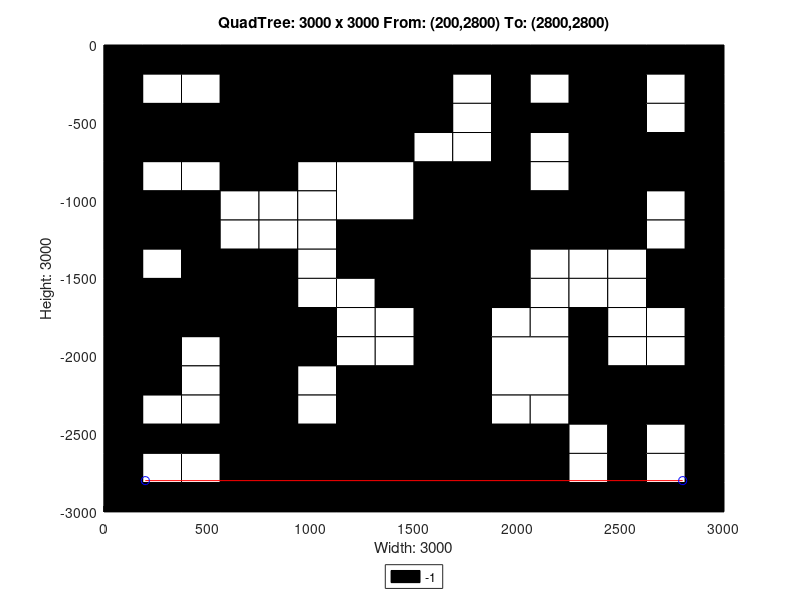

Source code (MATLAB):
axis([0 3000 -3000 0]);
title('QuadTree: 3000 x 3000 From: (200,2800) To: (2800,2800)');
xlabel('Width: 3000');
ylabel('Height: 3000');
rectangle('Position',[750 -750 750 750], 'FaceColor',[0 0 0]);
rectangle('Position',[0 -750 375 375], 'FaceColor',[0 0 0]);
rectangle('Position',[375 -750 375 375], 'FaceColor',[0 0 0]);
rectangle('Position',[1125 -1125 375 375], 'FaceColor',[1 1 1]);
rectangle('Position',[1125 -1500 375 375], 'FaceColor',[0 0 0]);
rectangle('Position',[2250 -375 375 375], 'FaceColor',[0 0 0]);
rectangle('Position',[2250 -750 375 375], 'FaceColor',[0 0 0]);
rectangle('Position',[1500 -1125 375 375], 'FaceColor',[0 0 0]);
rectangle('Position',[1500 -1500 375 375], 'FaceColor',[0 0 0]);
rectangle('Position',[2250 -1125 375 375], 'FaceColor',[0 0 0]);
rectangle('Position',[0 -1875 375 375], 'FaceColor',[0 0 0]);
rectangle('Position',[375 -1875 375 375], 'FaceColor',[0 0 0]);
rectangle('Position',[0 -2250 375 375], 'FaceColor',[0 0 0]);
rectangle('Position',[1125 -2625 375 375], 'FaceColor',[0 0 0]);
rectangle('Position',[750 -3000 375 375], 'FaceColor',[0 0 0]);
rectangle('Position',[1125 -3000 375 375], 'FaceColor',[0 0 0]);
rectangle('Position',[1500 -1875 375 375], 'FaceColor',[0 0 0]);
rectangle('Position',[1500 -2250 375 375], 'FaceColor',[0 0 0]);
rectangle('Position',[1875 -2250 375 375], 'FaceColor',[1 1 1]);
rectangle('Position',[1500 -2625 375 375], 'FaceColor',[0 0 0]);
rectangle('Position',[1500 -3000 375 375], 'FaceColor',[0 0 0]);
rectangle('Position',[1875 -3000 375 375], 'FaceColor',[0 0 0]);
rectangle('Position',[0 -187.5 187.5 187.5], 'FaceColor',[0 0 0]);
rectangle('Position',[187.5 -187.5 187.5 187.5], 'FaceColor',[0 0 0]);
rectangle('Position',[0 -375 187.5 187.5], 'FaceColor',[0 0 0]);
rectangle('Position',[187.5 -375 187.5 187.5], 'FaceColor',[1 1 1]);
rectangle('Position',[375 -187.5 187.5 187.5], 'FaceColor',[0 0 0]);
rectangle('Position',[562.5 -187.5 187.5 187.5], 'FaceColor',[0 0 0]);
rectangle('Position',[375 -375 187.5 187.5], 'FaceColor',[1 1 1]);
rectangle('Position',[562.5 -375 187.5 187.5], 'FaceColor',[0 0 0]);
rectangle('Position',[0 -937.5 187.5 187.5], 'FaceColor',[0 0 0]);
rectangle('Position',[187.5 -937.5 187.5 187.5], 'FaceColor',[1 1 1]);
rectangle('Position',[0 -1125 187.5 187.5], 'FaceColor',[0 0 0]);
rectangle('Position',[187.5 -1125 187.5 187.5], 'FaceColor',[0 0 0]);
rectangle('Position',[375 -937.5 187.5 187.5], 'FaceColor',[1 1 1]);
rectangle('Position',[562.5 -937.5 187.5 187.5], 'FaceColor',[0 0 0]);
rectangle('Position',[375 -1125 187.5 187.5], 'FaceColor',[0 0 0]);
rectangle('Position',[562.5 -1125 187.5 187.5], 'FaceColor',[1 1 1]);
rectangle('Position',[0 -1312.5 187.5 187.5], 'FaceColor',[0 0 0]);
rectangle('Position',[187.5 -1312.5 187.5 187.5], 'FaceColor',[0 0 0]);
rectangle('Position',[0 -1500 187.5 187.5], 'FaceColor',[0 0 0]);
rectangle('Position',[187.5 -1500 187.5 187.5], 'FaceColor',[1 1 1]);
rectangle('Position',[375 -1312.5 187.5 187.5], 'FaceColor',[0 0 0]);
rectangle('Position',[562.5 -1312.5 187.5 187.5], 'FaceColor',[1 1 1]);
rectangle('Position',[375 -1500 187.5 187.5], 'FaceColor',[0 0 0]);
rectangle('Position',[562.5 -1500 187.5 187.5], 'FaceColor',[0 0 0]);
rectangle('Position',[750 -937.5 187.5 187.5], 'FaceColor',[0 0 0]);
rectangle('Position',[937.5 -937.5 187.5 187.5], 'FaceColor',[1 1 1]);
rectangle('Position',[750 -1125 187.5 187.5], 'FaceColor',[1 1 1]);
rectangle('Position',[937.5 -1125 187.5 187.5], 'FaceColor',[1 1 1]);
rectangle('Position',[750 -1312.5 187.5 187.5], 'FaceColor',[1 1 1]);
rectangle('Position',[937.5 -1312.5 187.5 187.5], 'FaceColor',[1 1 1]);
rectangle('Position',[750 -1500 187.5 187.5], 'FaceColor',[0 0 0]);
rectangle('Position',[937.5 -1500 187.5 187.5], 'FaceColor',[1 1 1]);
rectangle('Position',[1500 -187.5 187.5 187.5], 'FaceColor',[0 0 0]);
rectangle('Position',[1687.5 -187.5 187.5 187.5], 'FaceColor',[0 0 0]);
rectangle('Position',[1500 -375 187.5 187.5], 'FaceColor',[0 0 0]);
rectangle('Position',[1687.5 -375 187.5 187.5], 'FaceColor',[1 1 1]);
rectangle('Position',[1875 -187.5 187.5 187.5], 'FaceColor',[0 0 0]);
rectangle('Position',[2062.5 -187.5 187.5 187.5], 'FaceColor',[0 0 0]);
rectangle('Position',[1875 -375 187.5 187.5], 'FaceColor',[0 0 0]);
rectangle('Position',[2062.5 -375 187.5 187.5], 'FaceColor',[1 1 1]);
rectangle('Position',[1500 -562.5 187.5 187.5], 'FaceColor',[0 0 0]);
rectangle('Position',[1687.5 -562.5 187.5 187.5], 'FaceColor',[1 1 1]);
rectangle('Position',[1500 -750 187.5 187.5], 'FaceColor',[1 1 1]);
rectangle('Position',[1687.5 -750 187.5 187.5], 'FaceColor',[1 1 1]);
rectangle('Position',[1875 -562.5 187.5 187.5], 'FaceColor',[0 0 0]);
rectangle('Position',[2062.5 -562.5 187.5 187.5], 'FaceColor',[0 0 0]);
rectangle('Position',[1875 -750 187.5 187.5], 'FaceColor',[0 0 0]);
rectangle('Position',[2062.5 -750 187.5 187.5], 'FaceColor',[1 1 1]);
rectangle('Position',[2625 -187.5 187.5 187.5], 'FaceColor',[0 0 0]);
rectangle('Position',[2812.5 -187.5 187.5 187.5], 'FaceColor',[0 0 0]);
rectangle('Position',[2625 -375 187.5 187.5], 'FaceColor',[1 1 1]);
rectangle('Position',[2812.5 -375 187.5 187.5], 'FaceColor',[0 0 0]);
rectangle('Position',[2625 -562.5 187.5 187.5], 'FaceColor',[1 1 1]);
rectangle('Position',[2812.5 -562.5 187.5 187.5], 'FaceColor',[0 0 0]);
rectangle('Position',[2625 -750 187.5 187.5], 'FaceColor',[0 0 0]);
rectangle('Position',[2812.5 -750 187.5 187.5], 'FaceColor',[0 0 0]);
rectangle('Position',[1875 -937.5 187.5 187.5], 'FaceColor',[0 0 0]);
rectangle('Position',[2062.5 -937.5 187.5 187.5], 'FaceColor',[1 1 1]);
rectangle('Position',[1875 -1125 187.5 187.5], 'FaceColor',[0 0 0]);
rectangle('Position',[2062.5 -1125 187.5 187.5], 'FaceColor',[0 0 0]);
rectangle('Position',[1875 -1312.5 187.5 187.5], 'FaceColor',[0 0 0]);
rectangle('Position',[2062.5 -1312.5 187.5 187.5], 'FaceColor',[0 0 0]);
rectangle('Position',[1875 -1500 187.5 187.5], 'FaceColor',[0 0 0]);
rectangle('Position',[2062.5 -1500 187.5 187.5], 'FaceColor',[1 1 1]);
rectangle('Position',[2625 -937.5 187.5 187.5], 'FaceColor',[0 0 0]);
rectangle('Position',[2812.5 -937.5 187.5 187.5], 'FaceColor',[0 0 0]);
rectangle('Position',[2625 -1125 187.5 187.5], 'FaceColor',[1 1 1]);
rectangle('Position',[2812.5 -1125 187.5 187.5], 'FaceColor',[0 0 0]);
rectangle('Position',[2250 -1312.5 187.5 187.5], 'FaceColor',[0 0 0]);
rectangle('Position',[2437.5 -1312.5 187.5 187.5], 'FaceColor',[0 0 0]);
rectangle('Position',[2250 -1500 187.5 187.5], 'FaceColor',[1 1 1]);
rectangle('Position',[2437.5 -1500 187.5 187.5], 'FaceColor',[1 1 1]);
rectangle('Position',[2625 -1312.5 187.5 187.5], 'FaceColor',[1 1 1]);
rectangle('Position',[2812.5 -1312.5 187.5 187.5], 'FaceColor',[0 0 0]);
rectangle('Position',[2625 -1500 187.5 187.5], 'FaceColor',[0 0 0]);
rectangle('Position',[2812.5 -1500 187.5 187.5], 'FaceColor',[0 0 0]);
rectangle('Position',[375 -2062.5 187.5 187.5], 'FaceColor',[1 1 1]);
rectangle('Position',[562.5 -2062.5 187.5 187.5], 'FaceColor',[0 0 0]);
rectangle('Position',[375 -2250 187.5 187.5], 'FaceColor',[1 1 1]);
rectangle('Position',[562.5 -2250 187.5 187.5], 'FaceColor',[0 0 0]);
rectangle('Position',[750 -1687.5 187.5 187.5], 'FaceColor',[0 0 0]);
rectangle('Position',[937.5 -1687.5 187.5 187.5], 'FaceColor',[1 1 1]);
rectangle('Position',[750 -1875 187.5 187.5], 'FaceColor',[0 0 0]);
rectangle('Position',[937.5 -1875 187.5 187.5], 'FaceColor',[0 0 0]);
rectangle('Position',[1125 -1687.5 187.5 187.5], 'FaceColor',[1 1 1]);
rectangle('Position',[1312.5 -1687.5 187.5 187.5], 'FaceColor',[0 0 0]);
rectangle('Position',[1125 -1875 187.5 187.5], 'FaceColor',[1 1 1]);
rectangle('Position',[1312.5 -1875 187.5 187.5], 'FaceColor',[1 1 1]);
rectangle('Position',[750 -2062.5 187.5 187.5], 'FaceColor',[0 0 0]);
rectangle('Position',[937.5 -2062.5 187.5 187.5], 'FaceColor',[0 0 0]);
rectangle('Position',[750 -2250 187.5 187.5], 'FaceColor',[0 0 0]);
rectangle('Position',[937.5 -2250 187.5 187.5], 'FaceColor',[1 1 1]);
rectangle('Position',[1125 -2062.5 187.5 187.5], 'FaceColor',[1 1 1]);
rectangle('Position',[1312.5 -2062.5 187.5 187.5], 'FaceColor',[1 1 1]);
rectangle('Position',[1125 -2250 187.5 187.5], 'FaceColor',[0 0 0]);
rectangle('Position',[1312.5 -2250 187.5 187.5], 'FaceColor',[0 0 0]);
rectangle('Position',[0 -2437.5 187.5 187.5], 'FaceColor',[0 0 0]);
rectangle('Position',[187.5 -2437.5 187.5 187.5], 'FaceColor',[1 1 1]);
rectangle('Position',[0 -2625 187.5 187.5], 'FaceColor',[0 0 0]);
rectangle('Position',[187.5 -2625 187.5 187.5], 'FaceColor',[0 0 0]);
rectangle('Position',[375 -2437.5 187.5 187.5], 'FaceColor',[1 1 1]);
rectangle('Position',[562.5 -2437.5 187.5 187.5], 'FaceColor',[0 0 0]);
rectangle('Position',[375 -2625 187.5 187.5], 'FaceColor',[0 0 0]);
rectangle('Position',[562.5 -2625 187.5 187.5], 'FaceColor',[0 0 0]);
rectangle('Position',[0 -2812.5 187.5 187.5], 'FaceColor',[0 0 0]);
rectangle('Position',[187.5 -2812.5 187.5 187.5], 'FaceColor',[1 1 1]);
rectangle('Position',[0 -3000 187.5 187.5], 'FaceColor',[0 0 0]);
rectangle('Position',[187.5 -3000 187.5 187.5], 'FaceColor',[0 0 0]);
rectangle('Position',[375 -2812.5 187.5 187.5], 'FaceColor',[1 1 1]);
rectangle('Position',[562.5 -2812.5 187.5 187.5], 'FaceColor',[0 0 0]);
rectangle('Position',[375 -3000 187.5 187.5], 'FaceColor',[0 0 0]);
rectangle('Position',[562.5 -3000 187.5 187.5], 'FaceColor',[0 0 0]);
rectangle('Position',[750 -2437.5 187.5 187.5], 'FaceColor',[0 0 0]);
rectangle('Position',[937.5 -2437.5 187.5 187.5], 'FaceColor',[1 1 1]);
rectangle('Position',[750 -2625 187.5 187.5], 'FaceColor',[0 0 0]);
rectangle('Position',[937.5 -2625 187.5 187.5], 'FaceColor',[0 0 0]);
rectangle('Position',[1875 -1687.5 187.5 187.5], 'FaceColor',[0 0 0]);
rectangle('Position',[2062.5 -1687.5 187.5 187.5], 'FaceColor',[1 1 1]);
rectangle('Position',[1875 -1875 187.5 187.5], 'FaceColor',[1 1 1]);
rectangle('Position',[2062.5 -1875 187.5 187.5], 'FaceColor',[1 1 1]);
rectangle('Position',[2250 -1687.5 187.5 187.5], 'FaceColor',[1 1 1]);
rectangle('Position',[2437.5 -1687.5 187.5 187.5], 'FaceColor',[1 1 1]);
rectangle('Position',[2250 -1875 187.5 187.5], 'FaceColor',[0 0 0]);
rectangle('Position',[2437.5 -1875 187.5 187.5], 'FaceColor',[1 1 1]);
rectangle('Position',[2625 -1687.5 187.5 187.5], 'FaceColor',[0 0 0]);
rectangle('Position',[2812.5 -1687.5 187.5 187.5], 'FaceColor',[0 0 0]);
rectangle('Position',[2625 -1875 187.5 187.5], 'FaceColor',[1 1 1]);
rectangle('Position',[2812.5 -1875 187.5 187.5], 'FaceColor',[0 0 0]);
rectangle('Position',[2250 -2062.5 187.5 187.5], 'FaceColor',[0 0 0]);
rectangle('Position',[2437.5 -2062.5 187.5 187.5], 'FaceColor',[1 1 1]);
rectangle('Position',[2250 -2250 187.5 187.5], 'FaceColor',[0 0 0]);
rectangle('Position',[2437.5 -2250 187.5 187.5], 'FaceColor',[0 0 0]);
rectangle('Position',[2625 -2062.5 187.5 187.5], 'FaceColor',[1 1 1]);
rectangle('Position',[2812.5 -2062.5 187.5 187.5], 'FaceColor',[0 0 0]);
rectangle('Position',[2625 -2250 187.5 187.5], 'FaceColor',[0 0 0]);
rectangle('Position',[2812.5 -2250 187.5 187.5], 'FaceColor',[0 0 0]);
rectangle('Position',[1875 -2437.5 187.5 187.5], 'FaceColor',[1 1 1]);
rectangle('Position',[2062.5 -2437.5 187.5 187.5], 'FaceColor',[1 1 1]);
rectangle('Position',[1875 -2625 187.5 187.5], 'FaceColor',[0 0 0]);
rectangle('Position',[2062.5 -2625 187.5 187.5], 'FaceColor',[0 0 0]);
rectangle('Position',[2250 -2437.5 187.5 187.5], 'FaceColor',[0 0 0]);
rectangle('Position',[2437.5 -2437.5 187.5 187.5], 'FaceColor',[0 0 0]);
rectangle('Position',[2250 -2625 187.5 187.5], 'FaceColor',[1 1 1]);
rectangle('Position',[2437.5 -2625 187.5 187.5], 'FaceColor',[0 0 0]);
rectangle('Position',[2625 -2437.5 187.5 187.5], 'FaceColor',[0 0 0]);
rectangle('Position',[2812.5 -2437.5 187.5 187.5], 'FaceColor',[0 0 0]);
rectangle('Position',[2625 -2625 187.5 187.5], 'FaceColor',[1 1 1]);
rectangle('Position',[2812.5 -2625 187.5 187.5], 'FaceColor',[0 0 0]);
rectangle('Position',[2250 -2812.5 187.5 187.5], 'FaceColor',[1 1 1]);
rectangle('Position',[2437.5 -2812.5 187.5 187.5], 'FaceColor',[0 0 0]);
rectangle('Position',[2250 -3000 187.5 187.5], 'FaceColor',[0 0 0]);
rectangle('Position',[2437.5 -3000 187.5 187.5], 'FaceColor',[0 0 0]);
rectangle('Position',[2625 -2812.5 187.5 187.5], 'FaceColor',[1 1 1]);
rectangle('Position',[2812.5 -2812.5 187.5 187.5], 'FaceColor',[0 0 0]);
rectangle('Position',[2625 -3000 187.5 187.5], 'FaceColor',[0 0 0]);
rectangle('Position',[2812.5 -3000 187.5 187.5], 'FaceColor',[0 0 0]);
X=[2800,200];
Y=[-2800,-2800];
hold on;
plot(X,Y,'r');
plot(X,Y,'bo');
legend('-1','Location','southoutside');
